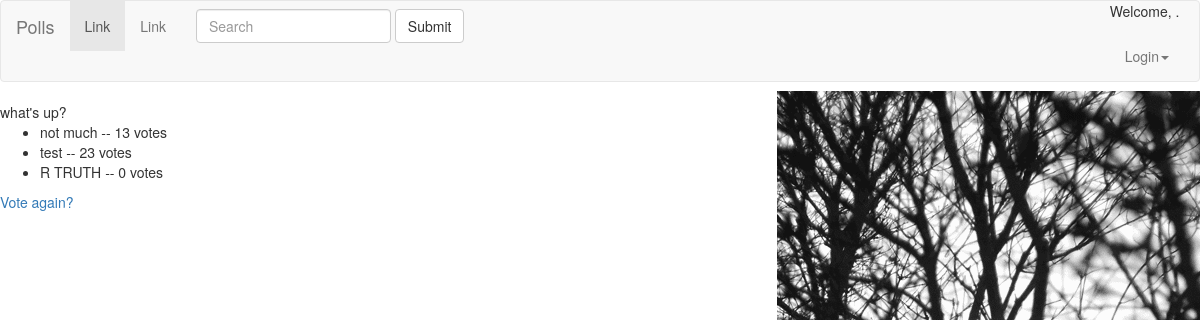
Page /polls/1/results/ on the committed database.
### polls/models.py (models this page shows, shortened)
class Question(models.Model):
     question_text = models.CharField(max_length=200)
     pub_date = models.DateTimeField('date published')
     def was_published_recently(self):
         now = timezone.now()
         return now - datetime.timedelta(days=1) <= self.pub_date <= now
     was_published_recently.admin_order_field = 'pub_date'
     was_published_recently.boolean = True
     was_published_recently.short_description = 'Published recently ?'

class Choice(models.Model):
     question = models.ForeignKey(Question, on_delete=models.CASCADE)
     choice_text = models.CharField(max_length=200)
     votes = models.IntegerField(default=0)

### polls/views.py (the view)
# urls.py: url(r'^(?P<pk>[0-9]+)/results/$', views.ResultsView.as_view(), name='results'),
class ResultsView(generic.DetailView):
    model = Question
    template_name = 'polls/results.html'

### polls/templates/polls/results.html
{% extends './base.html' %}¬
{% block content %}
<h>{{ question.question_text }}</h1>
<ul>
{% for choice in question.choice_set.all %}
    <li>{{ choice.choice_text }} -- {{ choice.votes }} vote{{ choice.votes|pluralize }}</li>
{% endfor %}
</ul>
<a href="{% url 'polls:detail' question.id %}">Vote again?</a>
{% endblock %}¬

### polls/static/polls/style.css (style rules this page uses)
body { background: white url("images/i1.gif") no-repeat right; }

### rows in the picture
Question: question_text "what's up?"
Choice: choice_text "not much", votes "13"
Choice: choice_text "test", votes "23"
Choice: choice_text "R TRUTH", votes "0"
